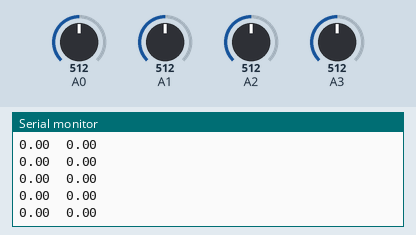
The sketch below on a simulated Arduino Uno, built with avr-gcc and run on an emulated ATmega328P. Shown: the last lines printed to the serial monitor. The inputs (shaded band) are chosen by the test bench; at power-on: A0 = 512, A2 = 512, A1 = 512, A3 = 512.

Above: at 1.2 s.
1.3 s: A0 set to 716
At 1.72 s:
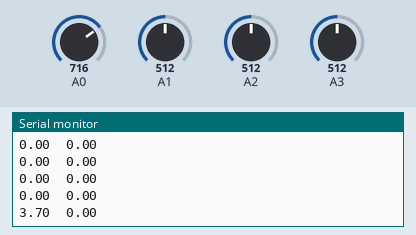
2.8 s: A2 set to 716
At 2.84 s:
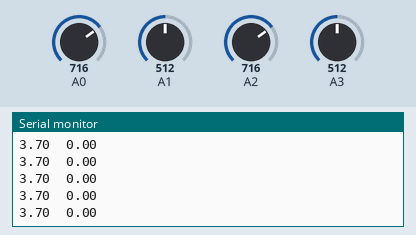
4.3 s: A1 set to 716
At 4.39 s:
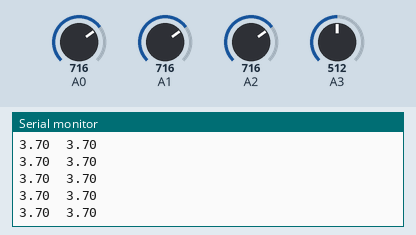
5.8 s: A3 set to 716
At 5.95 s:
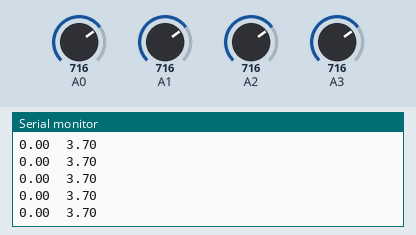
7.3 s: A0 set to 992
At 7.73 s:
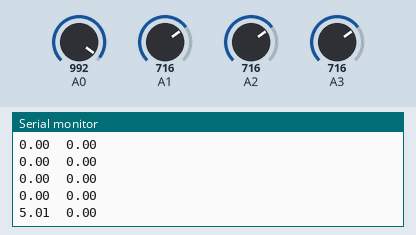
8.8 s: A2 set to 992
At 8.84 s:
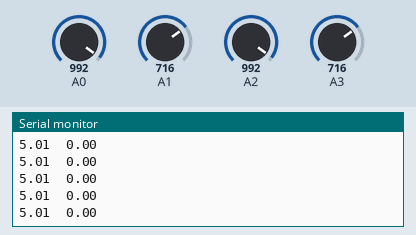
Timing chart, 0 to 11.3 s (numbered marks = the images above; inputs shaded):
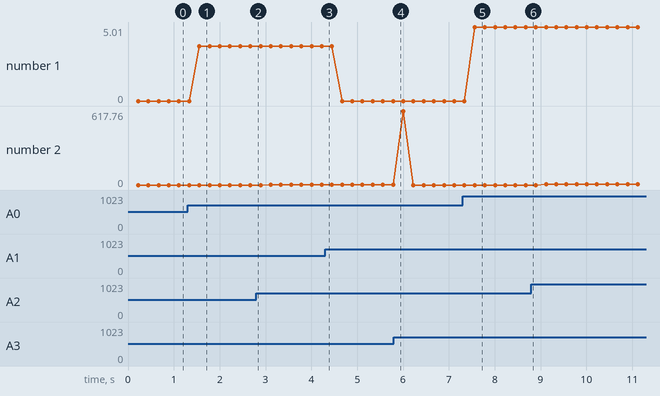

Measured:
- after the input at 1.3 s, the serial monitor: prints a new line after 0.26 s (image 1)
- after the input at 7.3 s, the serial monitor: prints a new line after 0.26 s (image 5)
- plotted number 1: 0 → 3.7 after the input at 1.3 s, 0 → 5.01 after the input at 7.3 s

The sketch:

TestFFT2.ino
```cpp
/* I used this for the steering wheel video */
#include "arduinoFFT.h"

#define SAMPLES 64             //Must be a power of 2
#define SAMPLING_FREQUENCY 1000 //Hz, must be less than 10000 due to ADC

arduinoFFT FFT = arduinoFFT();

unsigned int sampling_period_us;
unsigned long microseconds;

double vReal[SAMPLES];
double vImag[SAMPLES];
double vReal2[SAMPLES];
double vImag2[SAMPLES];

void setup() {
    Serial.begin(115200);
    sampling_period_us = round(1000000*(1.0/SAMPLING_FREQUENCY));
}

void loop() {
    /*SAMPLING*/
    for(int i=0; i<SAMPLES; i++) {
        microseconds = micros();    //Overflows after around 70 minutes!

        vReal[i] = analogRead(A0) - analogRead(A1);
        vImag[i] = 0;
        vReal2[i] = analogRead(A2) - analogRead(A3);
        vImag2[i] = 0;

        while(micros() < (microseconds + sampling_period_us)) {
        }
    }

    /*FFT*/
    FFT.Windowing(vReal, SAMPLES, FFT_WIN_TYP_HAMMING, FFT_FORWARD);
    FFT.Compute(vReal, vImag, SAMPLES, FFT_FORWARD);
    FFT.ComplexToMagnitude(vReal, vImag, SAMPLES);

    FFT.Windowing(vReal2, SAMPLES, FFT_WIN_TYP_HAMMING, FFT_FORWARD);
    FFT.Compute(vReal2, vImag2, SAMPLES, FFT_FORWARD);
    FFT.ComplexToMagnitude(vReal2, vImag2, SAMPLES);
    //double peak = FFT.MajorPeak(vReal, SAMPLES, SAMPLING_FREQUENCY);

    /*PRINT RESULTS*/
    //Serial.println(peak);     //Print out what frequency is the most dominant.

    float v1 = 0.0, v2 = 0.0;
    for(int i=0; i<(SAMPLES/2); i++)
    {
        /*View all these three lines in serial terminal to see which frequencies has which amplitudes*/

        //Serial.print((i * 1.0 * SAMPLING_FREQUENCY) / SAMPLES, 1);
        //Serial.print(" ");
        if (i > 0.15 * SAMPLES && i < 0.25 * SAMPLES) {
          v1 += vReal[i];
          v2 += vReal2[i];
          //Serial.println(vReal[i], 1);    //View only this line in serial plotter to visualize the bins
        }
        else {
          //Serial.println(0.0);
        }
    }
    Serial.print(v1);
    Serial.print("\t");
    Serial.print(v2);
    Serial.println("");

    //delay(100);  //Repeat the process every second OR:
    //while(1);       //Run code once
}
```
